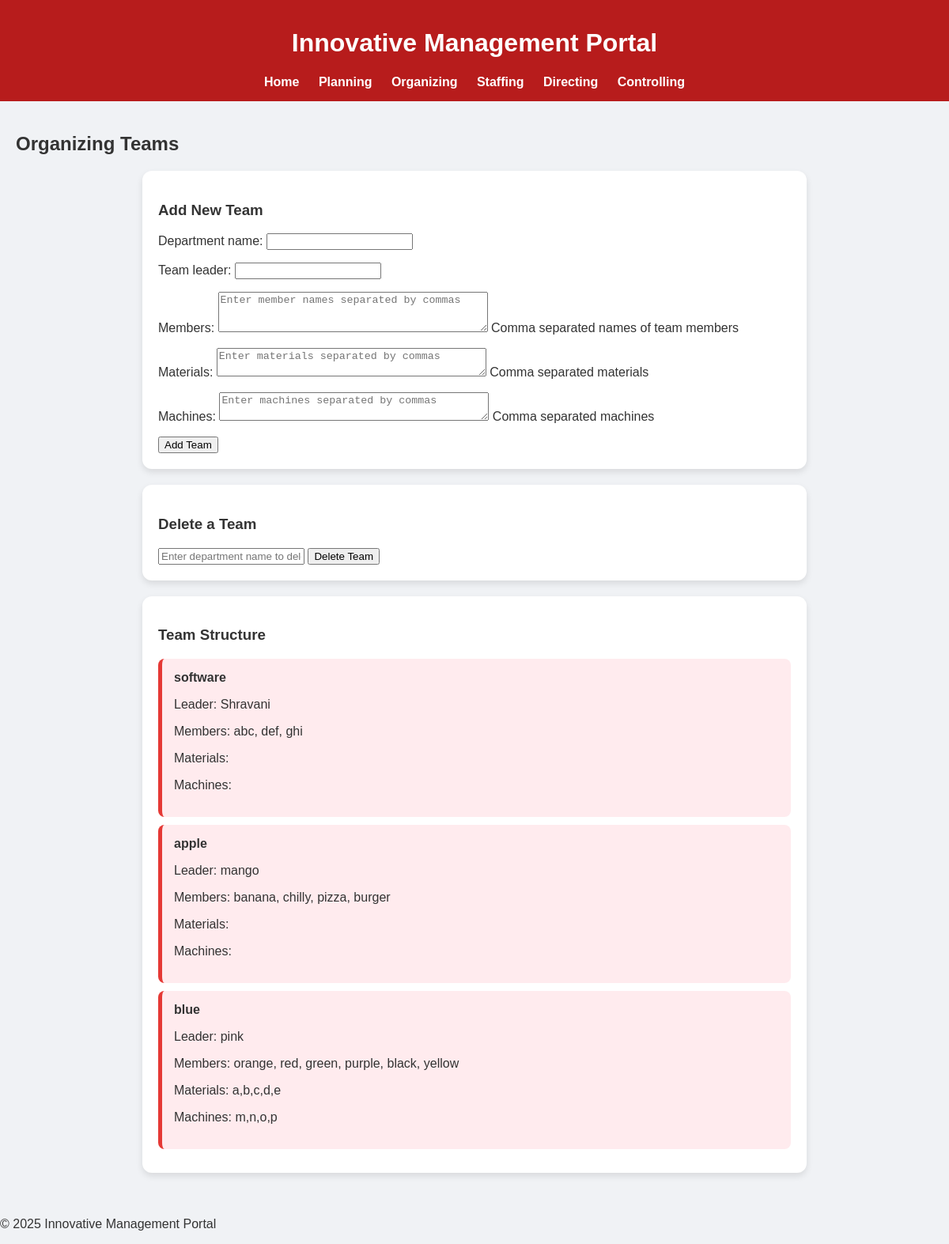
The page /organizing/ on the database its author committed.
### core/models.py (models this page shows, shortened)
class Team(models.Model):
    department_name = models.CharField(max_length=200)
    team_leader = models.CharField(max_length=100)
    members = models.TextField(help_text="Comma separated names of team members")
    materials = models.TextField(blank=True, help_text="Comma separated materials")
    machines = models.TextField(blank=True, help_text="Comma separated machines")

### core/views.py (the view)
# urls.py: path('organizing/', views.organizing, name='organizing'),
def organizing(request):
    teams = Team.objects.all()
    if request.method == 'POST':
        if 'add_team' in request.POST:
            form = TeamForm(request.POST)
            if form.is_valid():
                form.save()
                return redirect('organizing')
        elif 'delete_team' in request.POST:
            name_to_delete = request.POST.get('team_name')
            team = Team.objects.filter(department_name=name_to_delete).first()
            if team:
                team.delete()
                return redirect('organizing')
    else:
        form = TeamForm()
    return render(request, 'core/organizing.html', {'form': form, 'teams': teams})

### core/forms.py
class TeamForm(forms.ModelForm):
    class Meta:
        model = Team
        fields = ['department_name', 'team_leader', 'members', 'materials', 'machines']
        widgets = {
            'members': forms.Textarea(attrs={'rows': 3, 'placeholder': 'Enter member names separated by commas'}),
            'materials': forms.Textarea(attrs={'rows': 2, 'placeholder': 'Enter materials separated by commas'}),
            'machines': forms.Textarea(attrs={'rows': 2, 'placeholder': 'Enter machines separated by commas'}),
        }

### core/templates/core/organizing.html (shortened to what this page needs)
{% extends 'core/base.html' %}
{% block content %}
<h2>Organizing Teams</h2>
<div class="team-form">
  <h3>Add New Team</h3>
  <form method="post">
    {{ form.as_p }}
    <button type="submit" name="add_team">Add Team</button>
  </form>
</div>
<div class="delete-team">
  <h3>Delete a Team</h3>
  <form method="post">
    <input type="text" name="team_name" placeholder="Enter department name to delete" required>
    <button type="submit" name="delete_team">Delete Team</button>
  </form>
</div>
<div class="org-chart">
  <h3>Team Structure</h3>
  {% for team in teams %}
  <div class="team-card">
    <strong>{{ team.department_name }}</strong>
    <p>Leader: {{ team.team_leader }}</p>
    <p>Members: {{ team.members }}</p>
    <p>Materials: {{ team.materials }}</p>
    <p>Machines: {{ team.machines }}</p>
  </div>
  {% empty %}
  <p>No teams yet.</p>
  {% endfor %}
</div>
{% endblock %}

### core/templates/core/base.html (shortened to what this page needs)
{% load static %}
<!DOCTYPE html>
<html lang="en">
  <head>
    <link rel="stylesheet" href="{% static 'core/style.css' %}" />
  </head>
  <body>
    <header>
      <h1>Innovative Management Portal</h1>
      <nav>
        <a href="/">Home</a>
        <a href="/planning/">Planning</a>
        <a href="/organizing/" class="feature-btn">Organizing</a>
        <a href="/staffing/" class="feature-btn">Staffing</a>
        <a href="/directing/" class="feature-btn">Directing</a>
        <a href="/controlling/" class="feature-btn">Controlling</a>
      </nav>
    </header>
    <main>{% block content %}{% endblock %}</main>
    <footer>
      <p>© 2025 Innovative Management Portal</p>
    </footer>
  </body>
</html>

### core/static/core/style.css (style rules this page uses)
body { margin: 0; font-family: Arial, sans-serif; background: #f0f2f5; color: #333; }
header { background: #b71c1c; color: white; padding: 15px; text-align: center; }
nav a { color: white; margin: 0 10px; text-decoration: none; font-weight: bold; }
main { padding: 20px; }
.team-form, .delete-team, .org-chart { background: white; padding: 20px; margin: 20px auto; max-width: 800px; border-radius: 12px; box-shadow: 0 4px 8px rgba(0, 0, 0, 0.1); }
.team-card { background: #ffebee; padding: 15px; margin: 10px 0; border-radius: 8px; border-left: 5px solid #e53935; transition: transform 0.2s; }

### rows shown on the page
Team: department_name "software", team_leader "Shravani", members "abc, def, ghi"
Team: department_name "apple", team_leader "mango", members "banana, chilly, pizza, burger"
Team: department_name "blue", team_leader "pink", members "orange, red, green, purple, black, yellow", materials "a,b,c,d,e", machines "m,n,o,p"
